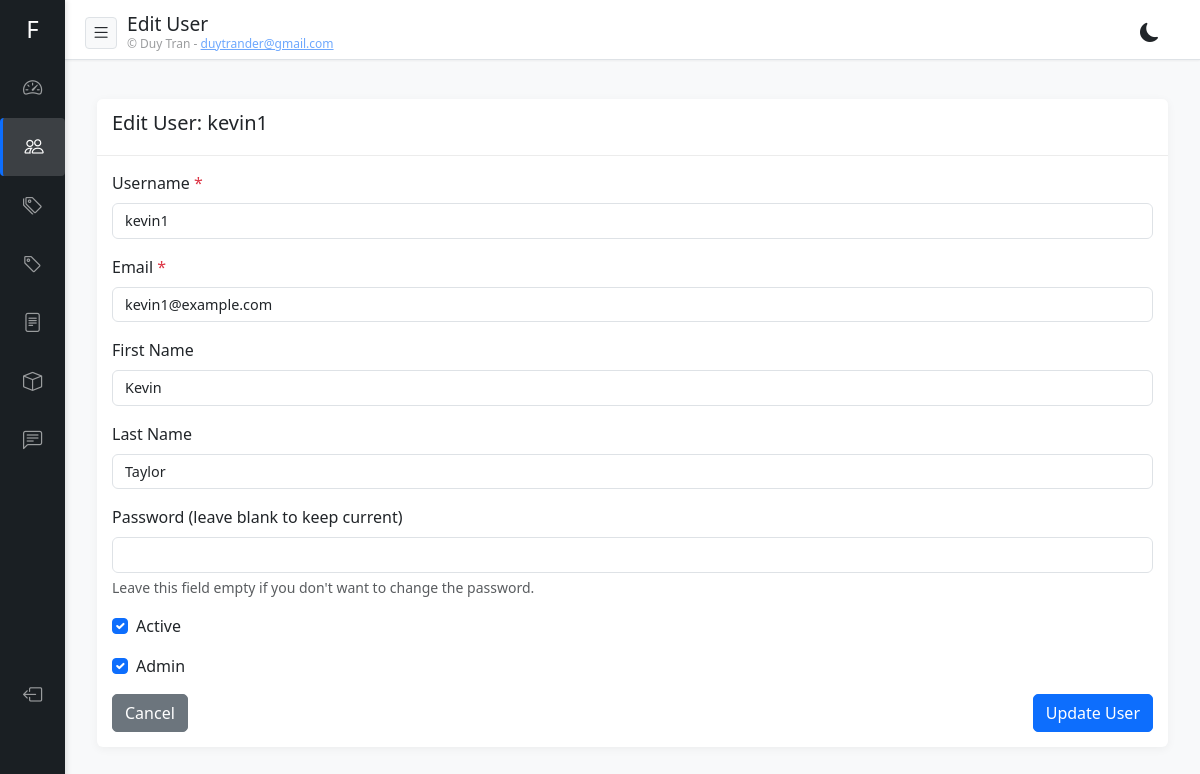
/admin/users/2/edit (signed in), run on the app's committed database.
### app/models.py (models this page shows)
class UserBase(SQLModel):
    username: str = Field(max_length=50, index=True, unique=True)
    email: EmailStr = Field(max_length=200, index=True, unique=True)
    is_active: bool = Field(default=True)
    is_superuser: bool = Field(default=False)
    first_name: Optional[str] = Field(default=None, max_length=100)
    last_name: Optional[str] = Field(default=None, max_length=100)

class User(UserBase, table=True):
    id: Optional[int] = Field(default=None, primary_key=True)
    password: str = Field(max_length=200)
    created_at: datetime = Field(default_factory=datetime.utcnow)
    updated_at: datetime = Field(default_factory=datetime.utcnow, sa_column_kwargs={"onupdate": datetime.utcnow})
    articles: List["Article"] = Relationship(back_populates="author")
    comments: List["Comment"] = Relationship(back_populates="author")

### app/routers/users.py (the view)
@router.get("/{user_id}/edit", response_class=HTMLResponse)
async def admin_edit_user_form(request: Request, user_id: int, db: Session = Depends(get_db)):
    user = await get_user_from_cookie(request, db)
    if not user or not user.is_superuser:
        return RedirectResponse(url="/admin/login", status_code=303)
    user_to_edit = db.get(User, user_id)
    if not user_to_edit:
        return RedirectResponse(url="/admin/users?message=User not found", status_code=303)
    return templates.TemplateResponse(
        "admin/users/edit.html",
        {"request": request, "user": user, "edit_user": user_to_edit}
    )

### templates/admin/users/edit.html (shortened to what this page needs)
{% extends "admin/base.html" %}  {% block header_title %}Edit User{% endblock %}  {% block content %}
<div class="container-fluid mt-4">
  <div class="row">
    <div class="col-12">
      <div class="card">
        <div class="card-header">
          <h5 class="card-title">Edit User: {{ edit_user.username }}</h5>
        </div>
        <div class="card-body">
          <form action="/admin/users/{{ edit_user.id }}/edit" method="post">
            <div class="mb-3">
              <label for="username" class="form-label"
                >Username <span class="text-danger">*</span></label
              >
              <input
                type="text"
                class="form-control"
                id="username"
                name="username"
                value="{{ edit_user.username }}"
                required
              />
            </div>
            <div class="mb-3">
              <label for="email" class="form-label"
                >Email <span class="text-danger">*</span></label
              >
              <input
                type="email"
                class="form-control"
                id="email"
                name="email"
                value="{{ edit_user.email }}"
                required
              />
            </div>
            <div class="mb-3">
              <label for="first_name" class="form-label">First Name</label>
              <input
                type="text"
                class="form-control"
                id="first_name"
                name="first_name"
                value="{{ edit_user.first_name or '' }}"
              />
            </div>
            <div class="mb-3">
              <label for="last_name" class="form-label">Last Name</label>
              <input
                type="text"
                class="form-control"
                id="last_name"
                name="last_name"
                value="{{ edit_user.last_name or '' }}"
              />
            </div>
            <div class="mb-3">
              <label for="password" class="form-label"
                >Password (leave blank to keep current)</label
              >
              <input
                type="password"
                class="form-control"
                id="password"
                name="password"
              />
              <div class="form-text">
                Leave this field empty if you don't want to change the password.
              </div>
            </div>
            <div class="mb-3 form-check">
              <input
                type="checkbox"
                class="form-check-input"
                id="is_active"
                name="is_active"
                {%
                if
                edit_user.is_active
                %}checked{%
                endif
                %}
              />
              <label class="form-check-label" for="is_active">Active</label>
            </div>
            <div class="mb-3 form-check">
              <input
                type="checkbox"
                class="form-check-input"
                id="is_superuser"
                name="is_superuser"
                {%
                if
                edit_user.is_superuser
                %}checked{%
                endif
                %}
              />
              <label class="form-check-label" for="is_superuser">Admin</label>
            </div>
            <div class="d-flex justify-content-between">
              <a href="/admin/users" class="btn btn-secondary">Cancel</a>
              <button type="submit" class="btn btn-primary">Update User</button>
            </div>
          </form>
        </div>
      </div>
    </div>
  </div>
</div>
{% endblock %}

### templates/admin/base.html (style rules this page uses)
:root { --primary-color: #0d6efd; --secondary-color: #6c757d; --success-color: #28a745; --danger-color: #dc3545; --sidebar-width: 200px; --sidebar-collapsed-width: 70px; --bg-color: #f8f9fa; --text-color: #212529; --card-bg: #fff; --border-color: #dee2e6; --sidebar-bg: #212529; --sidebar-text: rgba(255, 255, 255, 0.8); --sidebar-active-bg: rgba(255, 255, 255, 0.1); --card-shadow: 0 2px 10px rgba(0, 0, 0, 0.05); --input-bg: #fff; --input-text: #212529; --filter-bg: #f8f9fa; --hover-bg: rgba(0, 0, 0, 0.02); }
body { font-family: "Segoe UI", Tahoma, Geneva, Verdana, sans-serif; margin: 0; padding: 0; background-color: var(--bg-color); color: var(--text-color); overflow-x: hidden; transition: background-color 0.3s ease, color 0.3s ease; }
.card { border: none; border-radius: 10px; box-shadow: var(--card-shadow); margin-bottom: 20px; overflow: hidden; background-color: var(--card-bg); color: var(--text-color); }
.card-header { background-color: var(--card-bg); border-bottom: 1px solid var(--border-color); padding: 15px 20px; }
.card-body { padding: 20px; }
.btn { border-radius: 5px; font-weight: 500; }
.btn-primary { background-color: var(--primary-color); border-color: var(--primary-color); }
.form-label { font-weight: 500; }
.card { border: none; border-radius: 10px; box-shadow: 0 2px 10px rgba(0, 0, 0, 0.05); margin-bottom: 20px; overflow: hidden; }
.card-header { background-color: #fff; border-bottom: 1px solid rgba(0, 0, 0, 0.075); padding: 15px 20px; }
@media (min-width: 768px) and (max-width: 1200px) { .header + * { margin-top: 15px; } }
@media (min-width: 768px) and (max-width: 1200px) { .card { margin-bottom: 15px; border-radius: 6px; } }
@media (min-width: 768px) and (max-width: 1200px) { .card-header { padding: 12px 15px; } }
@media (min-width: 768px) and (max-width: 1200px) { .card-body { padding: 15px; } }
@media (min-width: 768px) and (max-width: 1200px) { .form-control, .form-select { font-size: 0.9rem; } }
@media (min-width: 768px) and (max-width: 1200px) { .d-flex { display: flex !important; } }
@media (min-width: 768px) and (max-width: 1200px) { .justify-content-between { justify-content: space-between !important; } }
.form-control, .form-select { background-color: var(--input-bg); color: var(--input-text); border-color: var(--border-color); }

### data on the page
User: username "kevin1", email "kevin1@example.com", first_name "Kevin", last_name "Taylor", is_active "☑", is_superuser "☑"
